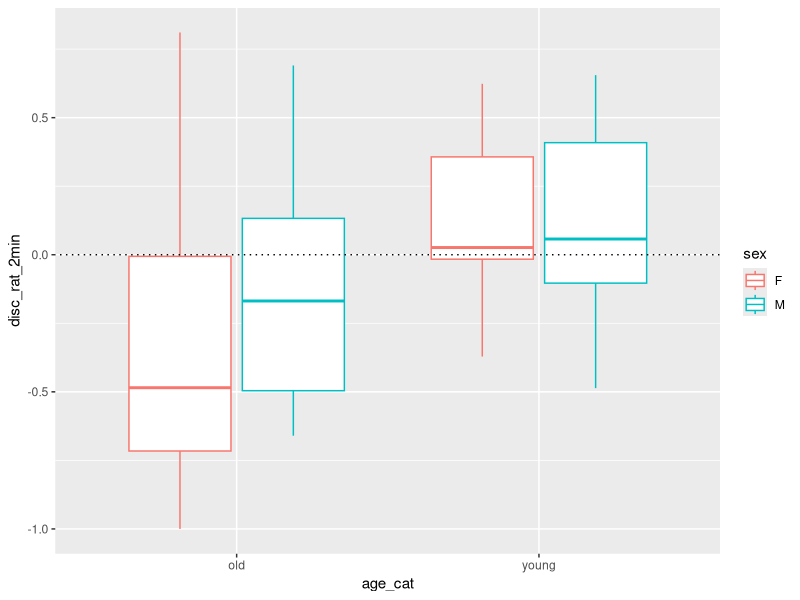
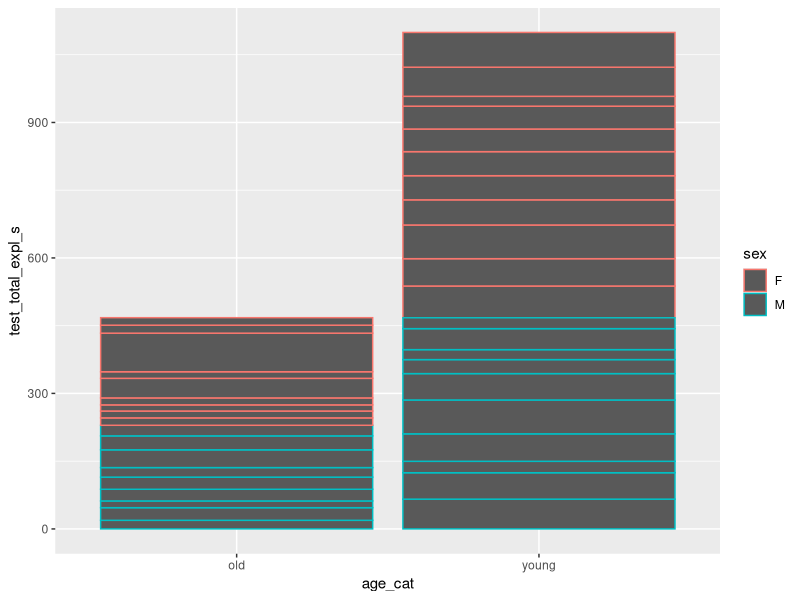
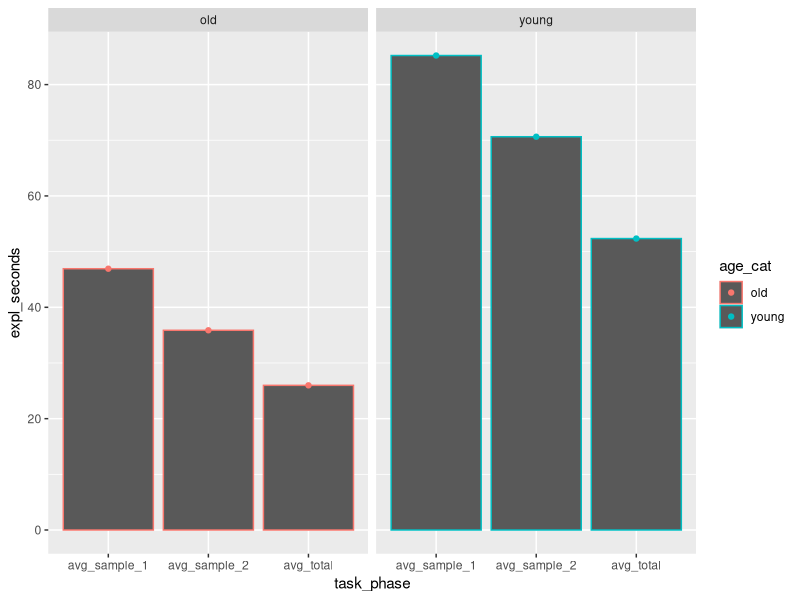
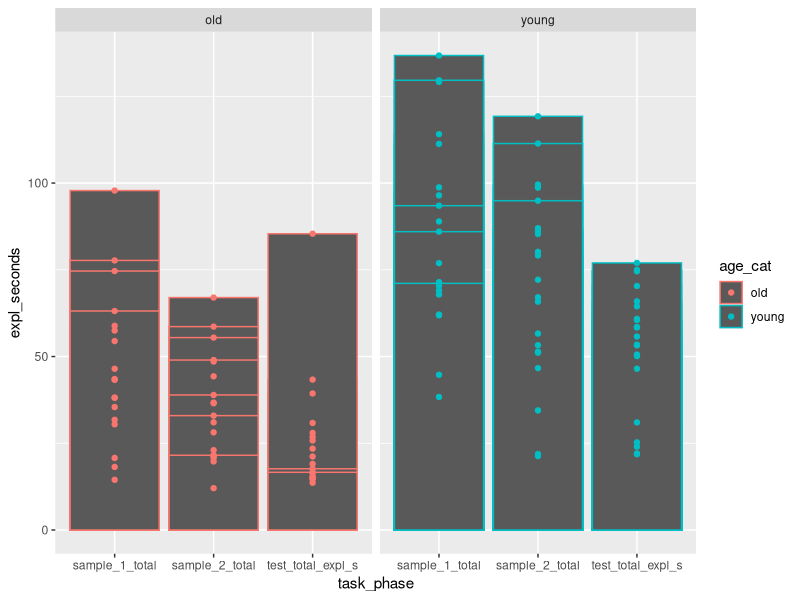

These charts were generated, in order, by the following R code:
library(tidyverse)

# read in data
full_data <- read_csv("Guswiler_FinalProject/data_clean/tor_full_data.csv")

# Create new data frame containing only rats that had sufficient exploration
# Retain only columns relevant to analyses
# Group by sex, age category, and strain
analysis_data <- full_data %>% 
  filter(sufficient_expl == TRUE) %>% 
  select(barnes_id, strain, age_cat, sex,
         disc_rat_2min,
         test_first_2min_total_expl_s, test_total_expl_s,
         test_first_visit_obj_4,
         sample_1_east_obj_4_s, sample_1_west_obj_4_s,
         sample_2_east_obj_19_s, sample_2_west_obj_19_s) %>% 
  group_by(age_cat, sex)

# Quick look at group summary data
analysis_data %>%
  # discrimination ratios and percent of group that explored obj 4 first during test
  summarise(n(),
            mean(disc_rat_2min),
            (sum(test_first_visit_obj_4) / n()) * 100)

analysis_data %>%
  # test first 2min total exploration
  summarise(n(),
            mean(test_first_2min_total_expl_s),
            median(test_first_2min_total_expl_s),
            sd(test_first_2min_total_expl_s))

analysis_data %>%
  # test total exploration
  summarise(n(),
            mean(test_total_expl_s),
            median(test_total_expl_s),
            sd(test_total_expl_s))


# Initial visualization of data
# discrimination ratio
analysis_data %>%                     # make these look nicer for the final
  ggplot(aes(age_cat, disc_rat_2min,
             color = sex)) +
  geom_boxplot() +
  geom_abline(slope = 0,
              intercept = 0.0,
              linetype = "dotted")


# total exploration
analysis_data %>% 
  ggplot(aes(age_cat, test_total_expl_s,
             color = sex)) +
  geom_col()
# appears to be similar performance and exploration between sexes, within age categories

# Let's perform some tests to confirm this




## First, we will split up the data to make the process of comparisons among groups easier
# Getting the group names in the correct order
naming <- unite(group_keys(analysis_data), "group", age_cat, sex)

#split into different data frames based on the groups
by_group_data <- analysis_data %>% 
  group_split() %>% 
  # name them based on the vector we created earlier
  set_names(nm = naming$group)

# the separate data frames are now in the environment
list2env(by_group_data, envir = .GlobalEnv)




# t tests to compare sex differences, by age cat
## compare discrimination ratio
t.test(young_F$disc_rat_2min, young_M$disc_rat_2min,
       var.equal = TRUE)
  # t = 0.362, P = 0.721, CI = -0.265 to 0.376
  # on average, disc. rat. of young F (0.147 +/- ) did not differ from young M (0.092 +/-)

t.test(old_F$disc_rat_2min, old_M$disc_rat_2min,
       var.equal = TRUE)
  # t = -0.716, P = 0.485, CI = -0.738 to 0.365
  # on average disc. rat of old F (-0.307 +/-) did not differ from old M (-0.121 +/-)

## compare total test exploration
t.test(young_F$test_total_expl_s,
       young_M$test_total_expl_s,
       var.equal = TRUE)
  # on average, no difference in total time spent exploring during test

t.test(old_F$test_total_expl_s,
       old_M$test_total_expl_s,
       var.equal = TRUE)
  # on average, no difference in total time spent exploring during test


#b/c there is no difference between sexes, we can collapse these groups and make comparisons between age_cat
young <- bind_rows(young_F, young_M)
old <- bind_rows(old_F, old_M)

# compare disc. ratios
t.test(young$disc_rat_2min,
       old$disc_rat_2min,
       var.equal = TRUE)
# diff between performance, young rats unable to determine which object they saw first
#  old rats display preference for most recent object

# compare total exploration
t.test(young$test_total_expl_s,
       old$test_total_expl_s,
       var.equal = TRUE)
# distinct difference between willingness to explore during test

#diff in first obj explored?
t.test(young$test_first_visit_obj_4,
       old$test_first_visit_obj_4,
       var.equal = TRUE)             # young more often visited obj. 4 first

# are the rats exploring one object over another outside of chance?
t.test(young$disc_rat_2min) # no difference between objects
t.test(old$disc_rat_2min)   # no difference between objects, but trends in opposite direction as young

# was the first to visit object outside of chance?
t.test(young$test_first_visit_obj_4)
t.test(old$test_first_visit_obj_4)




# does exploration decrease as the task goes on?

summary_data <- analysis_data %>% 
  group_by(age_cat) %>% 
  mutate(sample_1_total = 
           sample_1_east_obj_4_s + sample_1_west_obj_4_s,
         sample_2_total = 
           sample_2_east_obj_19_s + sample_2_west_obj_19_s) %>% 
  summarise(mean(sample_1_total),
            mean(sample_2_total),
            mean(test_total_expl_s)) %>% 
  rename(avg_sample_1 = "mean(sample_1_total)",
         avg_sample_2 = "mean(sample_2_total)",
         avg_total = "mean(test_total_expl_s)") %>% 
  pivot_longer(c(avg_sample_1,
                 avg_sample_2,
                 avg_total),
               names_to = "task_phase",
               values_to = "expl_seconds")



summary_data %>% ggplot(aes(task_phase,
                            expl_seconds,
                            color = age_cat)) +
  geom_col(position = "dodge") +
  geom_point() +
  facet_wrap(~age_cat)



expl_change <- analysis_data %>%
  mutate(sample_1_total = 
           sample_1_east_obj_4_s + sample_1_west_obj_4_s,
         sample_2_total = 
           sample_2_east_obj_19_s + sample_2_west_obj_19_s) %>% 
  pivot_longer(c(sample_1_total,
                 sample_2_total,
                 test_total_expl_s),
               names_to = "task_phase",
               values_to = "expl_seconds")


expl_change %>% ggplot(aes(task_phase,
                           expl_seconds,
                           color = age_cat)) +
  geom_col(position = "dodge") +
  geom_point() +
  facet_wrap(~age_cat)
